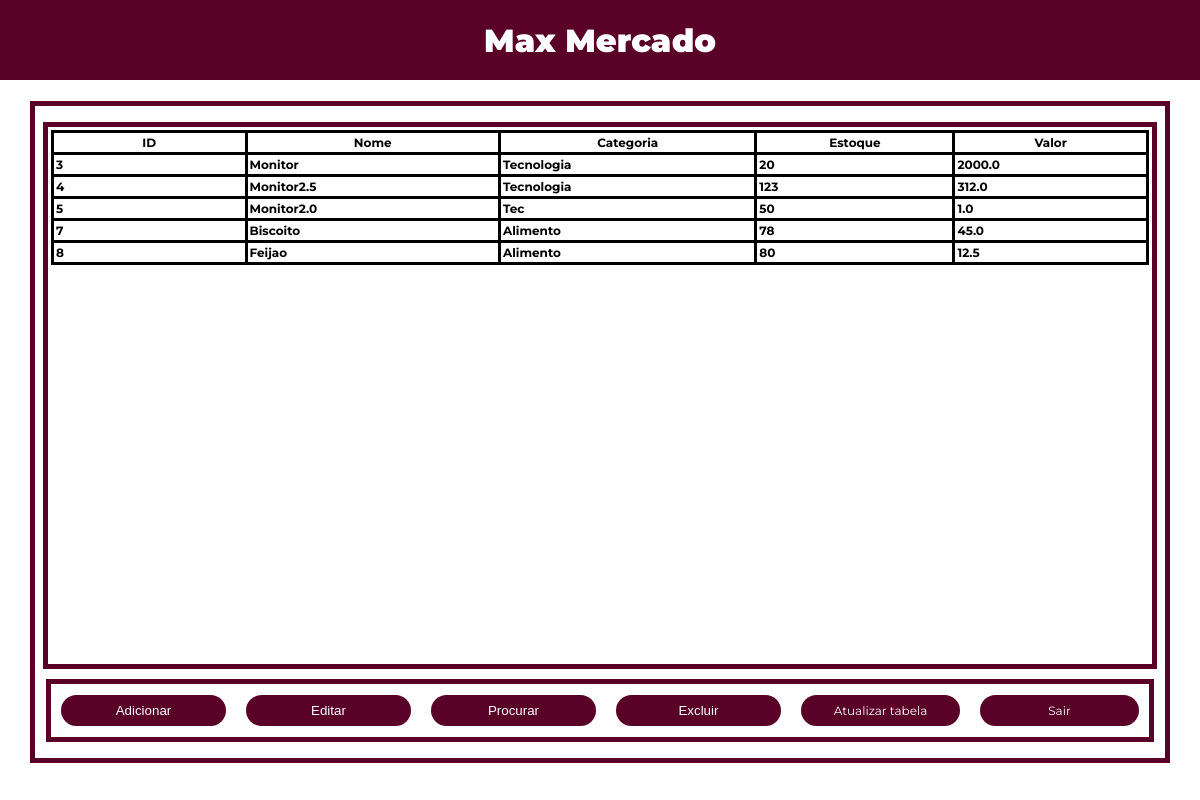
/produtos (signed in), run on the app's committed database.
### MaxMercado/models/__init__.py (models this page shows)
class Produto(database.Model):
    id = database.Column(database.Integer, primary_key=True)
    nomeProduto = database.Column(database.String, nullable=False)
    categoriaProduto = database.Column(database.String, nullable=False)
    estoque = database.Column(database.Integer, nullable=True)
    valor = database.Column(database.Float, nullable=False)

### MaxMercado/routers/__init__.py (the view, shortened to what this page needs)
@app.route('/produtos', methods=['GET', 'POST'])
@login_required
def produtos():
    form_produto = FormCadProduto()
    form_edit_prod = FormEditProduto()
    form_search_prod = FormSearchProd()
    form_delet_id = FormDeletProduto()
    lista_produtos = Produto.query.all()
    '''Cadastra um produto'''
    '''Edita um produto'''
    '''Procura um produto'''
    if 'search_prod' in request.form and form_search_prod.validate_on_submit():
        try:
            produtoSearch = Produto.query.filter(Produto.nomeProduto.ilike(f"%{form_search_prod.nomeProduto.data}%")).all()
            lista_produtos = produtoSearch
        except Exception as e:
            print(e)
    '''Excluir Produto'''
    return render_template('produtos.html', form_produto=form_produto, form_delet_id=form_delet_id,
                           lista_produtos=lista_produtos, form_search_prod=form_search_prod,
                           form_edit_prod=form_edit_prod)

### MaxMercado/models/__init__.py (called while the page is built)
@login_manager.user_loader
def load_usuario(id_admin):
    return Loginadm.query.get(int(id_admin))

### MaxMercado/templates/produtos.html (shortened to what this page needs)
<!DOCTYPE html>
<html lang="pt-br">
<head>
    <link rel="stylesheet" href="{{ url_for('static', filename='Css/table.css') }}">
</head>
<body>
    <div class="title-name">
        <h1>Max Mercado</h1>
    </div>
    <main>
        <div class="content">
            <div class="content-show-itens">
                <div class="content-table-show">
                    <table class="table-list">
                        <tr>
                            <th class="idProduto">ID</th>
                            <th>Nome</th>
                            <th>Categoria</th>
                            <th>Estoque</th>
                            <th>Valor</th>
                        </tr>
                        {% for produto in lista_produtos %}
                        <tr>
                            <td id="idProduto">{{ produto.id }}</td>
                            <td id="nome">{{ produto.nomeProduto }}</td>
                            <td id="categoria">{{ produto.categoriaProduto }}</td>
                            <td id="estoque">{{ produto.estoque }}</td>
                            <td id="valor">{{ produto.valor }}</td>
                        </tr>
                        {% endfor %}
                    </table>
                </div>
                <div class="content-btns">
                    <button id="addProduto" class="btn">Adicionar</button>
                    <button id="editProduto" class="btn">Editar</button>
                    <button id="procurarProduto" class="btn">Procurar</button>
                    <button id="excluirProduto" class="btn">Excluir</button>
                    <a id="refresh" class="btn" href="{{ url_for('produtos') }}">Atualizar tabela</a>
                    <a id="btnSair" class="btn" href="{{ url_for('logout') }}">Sair</a>
                </div>
            </div>
        </div>
    </main>
</body>
</html>

### MaxMercado/static/Css/table.css (style rules this page uses)
* { padding: 0; margin: 0; }
html { width: 100%; height: 100%; }
body { background-color: rgb(255, 255, 255); width: 100%; height: 100%; font-family: 'Montserrat', sans-serif; }
main { width: 100%; height: 88%; display: flex; align-items: center; flex-direction: column; }
.title-name { background-color: #590127; width: 100%; height: 80px; display: flex; align-items: center; justify-self: center; }
.title-name>h1 { width: 100%; font-weight: 900; text-align: center; color: white; }
.content { width: 95%; height: 100%; display: flex; align-items: center; justify-content: space-around; background-color: rgb(255, 255, 255); }
.content-show-itens { width: 100%; height: 88%; border: 5px solid #590127; border-radius: 0, 5rem; display: flex; flex-direction: column; align-items: center; justify-content: center; padding: 1rem; background-color: #ffffff; }
.content-table-show { width: 100%; height: 100%; border: 5px solid #590127; display: flex; overflow-y: auto; align-items: flex-start; background-color: rgb(255, 255, 255); padding: 0.2rem; }
.table-list { border: 2px solid white; border-collapse: collapse; padding: 2px; width: 100%; background-color: rgb(255, 255, 255); color: rgb(0, 0, 0); }
th, td { font-size: 12px; font-weight: 700; border: 3px solid #000000; border-collapse: collapse; padding: 2px; width: 50px; }
.content-btns { width: 100%; height: 10%; border: 5px solid #590127; display: flex; align-items: center; justify-content: space-around; margin-top: 10px; }
.content-btns>button { border: none; border-radius: 1rem; background-color: #590127; color: rgb(255, 255, 255); padding: 0.5rem; transition: .2s; width: 15%; text-decoration: none; text-align: center; }
.content-btns>a { border: none; border-radius: 1rem; background-color: #590127; color: rgb(255, 255, 255); padding: 0.5rem; transition: .2s; width: 13%; text-decoration: none; text-align: center; font-size: 12px; }

### data on the page
Produto: id "3", nomeProduto "Monitor", categoriaProduto "Tecnologia", estoque "20", valor "2000.0"
Produto: id "4", nomeProduto "Monitor2.5", categoriaProduto "Tecnologia", estoque "123", valor "312.0"
Produto: id "5", nomeProduto "Monitor2.0", categoriaProduto "Tec", estoque "50", valor "1.0"
Produto: id "7", nomeProduto "Biscoito", categoriaProduto "Alimento", estoque "78", valor "45.0"
Produto: id "8", nomeProduto "Feijao", categoriaProduto "Alimento", estoque "80", valor "12.5"
